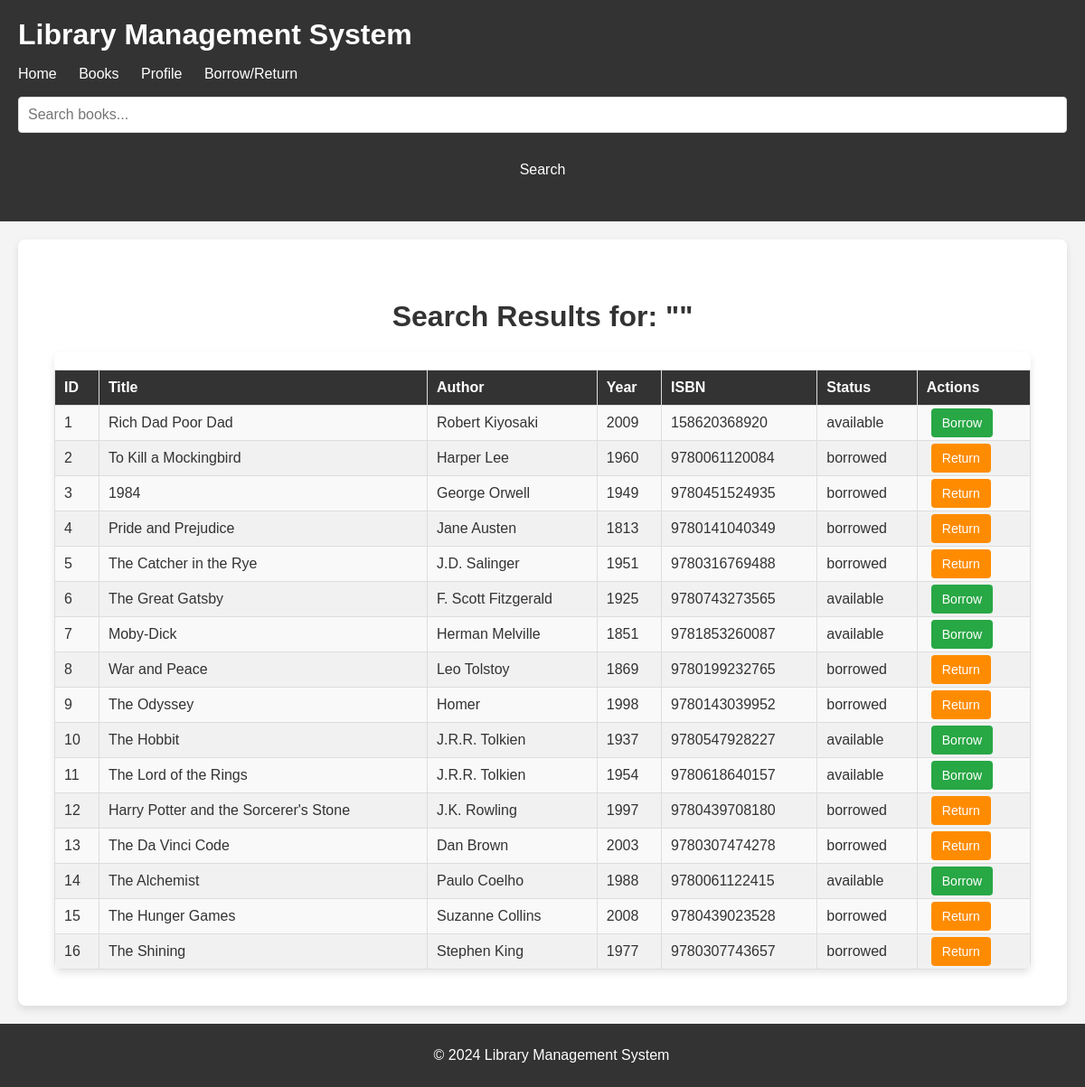
Screenshot of /search_books.php (signed in) with the database file from the repository.
### tables this page shows
CREATE TABLE `books` (
  `id` int(11) NOT NULL,
  `title` varchar(255) NOT NULL,
  `author` varchar(255) NOT NULL,
  `year` int(11) NOT NULL,
  `isbn` varchar(255) NOT NULL,
  `status` enum('available','borrowed') DEFAULT 'available',
  `borrower_id` int(11) DEFAULT NULL,
  `borrow_count` int(11) DEFAULT 0,
  `genre` varchar(50) DEFAULT NULL,
  `description` text DEFAULT NULL
);

### search_books.php (the view, shortened to what this page needs)
<?php
include('config.php');
$search_query = '';
$sql = "SELECT * FROM books WHERE title LIKE '%$search_query%' OR author LIKE '%$search_query%' OR isbn LIKE '%$search_query%'";
$result = $conn->query($sql);
?>
<?php include('header.php'); ?>
<section class="main-content">
    <h2>Search Results for: "<?php echo htmlspecialchars($search_query); ?>"</h2>
    <?php if ($result->num_rows > 0) { ?>
        <div class="table-container">
            <table>
                <thead>
                    <tr>
                        <th>ID</th>
                        <th>Title</th>
                        <th>Author</th>
                        <th>Year</th>
                        <th>ISBN</th>
                        <th>Status</th>
                        <th>Actions</th>
                    </tr>
                </thead>
                <tbody>
                    <?php while ($row = $result->fetch_assoc()) { ?>
                        <tr>
                            <td><?php echo $row['id']; ?></td>
                            <td><?php echo $row['title']; ?></td>
                            <td><?php echo $row['author']; ?></td>
                            <td><?php echo $row['year']; ?></td>
                            <td><?php echo $row['isbn']; ?></td>
                            <td><?php echo $row['status']; ?></td>
                            <td>
                                <?php if ($row['status'] == 'available') { ?>
                                    <a href="borrow_book.php?id=<?php echo $row['id']; ?>" class="borrow-btn">Borrow</a>
                                <?php } else { ?>
                                    <a href="return_book.php?id=<?php echo $row['id']; ?>" class="return-btn">Return</a>
                                <?php } ?>
                            </td>
                        </tr>
                    <?php } ?>
                </tbody>
            </table>
        </div>
    <?php } else { ?>
        <p>No results found for "<?php echo htmlspecialchars($search_query); ?>".</p>
    <?php } ?>
</section>
<?php include('footer.php'); ?>

### css/style.css (style rules this page uses)
section.main-content { padding: 40px; text-align: center; background-color: white; border-radius: 8px; margin: 20px; box-shadow: 0 4px 8px rgba(0, 0, 0, 0.1); }
section.main-content h2 { font-size: 2em; margin-bottom: 20px; }
.btn, .borrow-btn, .return-btn, .edit-btn, .delete-btn, .dashboard-btn, .action-btn { padding: 8px 12px; margin: 5px; text-decoration: none; color: #fff; border-radius: 4px; font-size: 14px; cursor: pointer; transition: background-color 0.3s ease; }
.borrow-btn { background-color: #28a745; }
.return-btn { background-color: #ff8c00; }
.table-container { margin-top: 20px; overflow-x: auto; background-color: white; border-radius: 8px; box-shadow: 0 4px 8px rgba(0, 0, 0, 0.1); }
table { width: 100%; border-collapse: collapse; margin-top: 20px; }
th, td { padding: 10px; text-align: left; border: 1px solid #ddd; }
th { background-color: #333; color: white; }
td { background-color: #f9f9f9; }
tr:nth-child(even) td { background-color: #f1f1f1; }
h2 { text-align: center; font-size: 24px; color: #333; }

### rows the page displays
books: id "1", title "Rich Dad Poor Dad", author "Robert Kiyosaki", year "2009", isbn "158620368920", status "available"
books: id "2", title "To Kill a Mockingbird", author "Harper Lee", year "1960", isbn "9780061120084", status "borrowed"
books: id "3", title "1984", author "George Orwell", year "1949", isbn "9780451524935", status "borrowed"
books: id "4", title "Pride and Prejudice", author "Jane Austen", year "1813", isbn "9780141040349", status "borrowed"
books: id "5", title "The Catcher in the Rye", author "J.D. Salinger", year "1951", isbn "9780316769488", status "borrowed"
books: id "6", title "The Great Gatsby", author "F. Scott Fitzgerald", year "1925", isbn "9780743273565", status "available"
books: id "7", title "Moby-Dick", author "Herman Melville", year "1851", isbn "9781853260087", status "available"
books: id "8", title "War and Peace", author "Leo Tolstoy", year "1869", isbn "9780199232765", status "borrowed"
books: id "9", title "The Odyssey", author "Homer", year "1998", isbn "9780143039952", status "borrowed"
books: id "10", title "The Hobbit", author "J.R.R. Tolkien", year "1937", isbn "9780547928227", status "available"
books: id "11", title "The Lord of the Rings", author "J.R.R. Tolkien", year "1954", isbn "9780618640157", status "available"
books: id "12", title "Harry Potter and the Sorcerer's Stone", author "J.K. Rowling", year "1997", isbn "9780439708180", status "borrowed"
books: id "13", title "The Da Vinci Code", author "Dan Brown", year "2003", isbn "9780307474278", status "borrowed"
books: id "14", title "The Alchemist", author "Paulo Coelho", year "1988", isbn "9780061122415", status "available"
books: id "15", title "The Hunger Games", author "Suzanne Collins", year "2008", isbn "9780439023528", status "borrowed"
books: id "16", title "The Shining", author "Stephen King", year "1977", isbn "9780307743657", status "borrowed"
